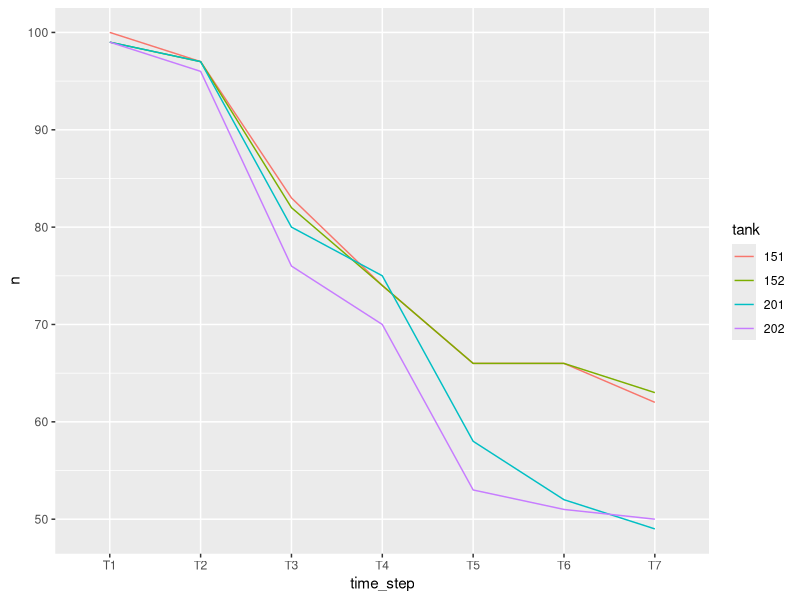

This chart was generated by the following R code: (Note: this script raises an error after producing the figure.)
## ---- chunk 1
knitr::opts_chunk$set(echo = TRUE)
library(here)
library(tidyverse)
## ---- chunk 2
morph_long<-read.csv(here('data/BT_Morphometrics_LongForm_Merged_04042023.csv'), stringsAsFactors = T)
str(morph_long)

morph_long <- morph_long %>%
  mutate (TANK_Real = factor(TANK_Real)) %>%
  mutate (rdate = as.POSIXct(x=TIME, format = "%Y-%m-%d")) %>%
  mutate (K = WEIGHT*100*(LENGTH^-3)) %>%
  rename ("tank" = "TANK_Real") %>%
  rename ("time_step" = "condition3")
str(morph_long)
#unique(morph_long$TIME)
#K = Mass*(Length^-3)
morph_long_inital<-morph_long %>% filter (time_step =="T1")
## ---- chunk 3
sum(is.na(morph_long$WEIGHT)) #676 Weight NAs
sum(is.na(morph_long$LENGTH)) #678 Length NAs
morph_long2<-morph_long %>%
  drop_na(WEIGHT) %>%
  drop_na(LENGTH)
summary(morph_long2) #now has 2100 obs
freq_tab<-morph_long2 %>%
  count(tank, time_step) %>%
  group_by(tank)
ggplot(data=freq_tab, aes(x=time_step,y=n, group = tank, color = tank))+geom_line()
## ---- chunk 4
ggplot(data = morph_long, aes(x=rdate, y=WEIGHT, color = TANK_Real))+geom_point()


morph_long %>%
  count(TANK_Real, condition3) %>%
  group_by(TANK_Real)
## ---- chunk 5
ggplot(data = morph_long_inital, aes(x=TANK_Real, y=WEIGHT))+geom_boxplot()
ggplot(data = morph_long_inital, aes(x=TANK_Real, y=LENGTH))+geom_boxplot()
init_w<-glm(data=morph_long_inital, formula = WEIGHT ~ TANK_Real, family = gaussian())
init_l<-glm(data=morph_long_inital, formula = LENGTH ~ TANK_Real, family = gaussian())
summary(init_w)
summary(init_l)
